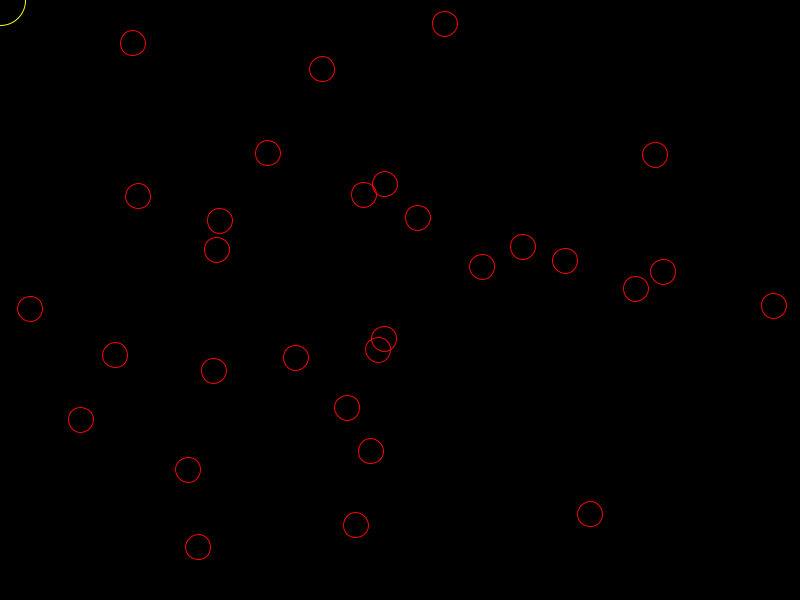
Frame 1 (no input)
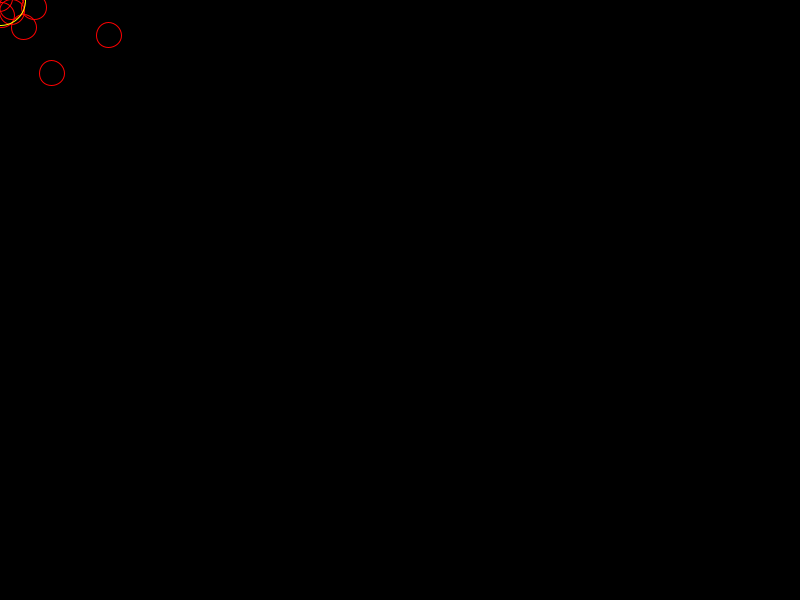
Frame 60 (the mouse pressed at the canvas centre just before this capture)
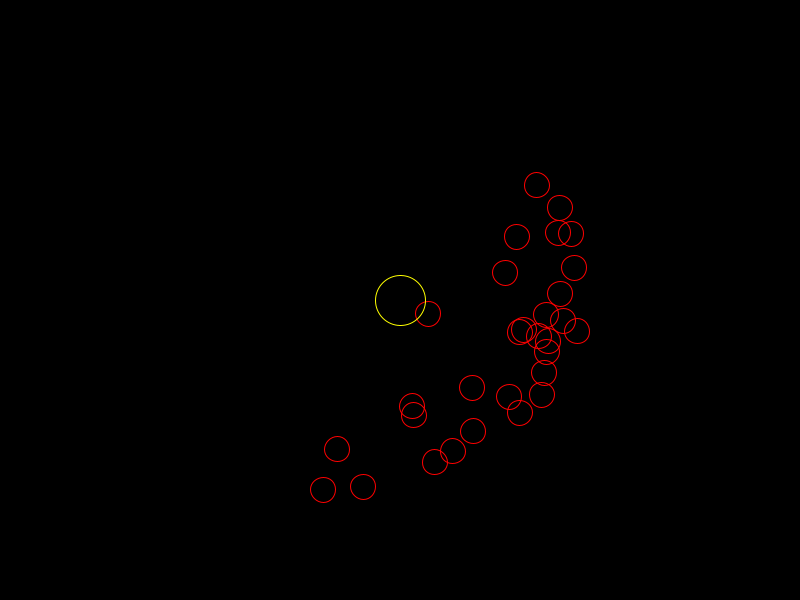
Frame 120 (the mouse held since frame 60 and released just before this capture)

The Processing sketch that drew these frames (run headless with seeded random() and noise(); from frame 60 on, the mouse is pressed at the canvas centre):

// Processing sketch: AtracaoGravitacional
// ── AtracaoGravitacional.pde
Atraction[] corpos;

void setup(){
  size(800, 600);
  corpos = new Atraction[30];
  for(int i=0; i < corpos.length; i++){
    corpos[i] = new Atraction(width/random(1, 4) + i*10*random(-1, 1), height/random(1, 4) + i*10*random(-1, 1));
  }
}

void draw(){
  background(0);
  for(Atraction c : corpos){
    for(Atraction c2 : corpos){
      c.atract(c2.position);
    }
    c.update();
    c.display();
  }
  stroke(255, 255, 0);
  ellipse(mouseX, mouseY, 50, 50);
}

// ── Atraction.pde
class Atraction{
  PVector position;
  PVector velocity;
  PVector acceleration;
  
  Atraction(float X, float Y){
    this.position = new PVector(X, Y);
    this.velocity = new PVector(0, 0);
    this.acceleration = new PVector(0, 0);
  }
  
  void display(){
    noFill();
    stroke(255, 0, 0);
    ellipse(this.position.x, this.position.y, 25, 25);
  }
  
  void atract(PVector corpo){
    this.acceleration.x += 0.5*(corpo.x - this.position.x);
    this.acceleration.y += 0.5*(corpo.y - this.position.y);
  }
  
  void update(){
    PVector star = new PVector(mouseX, mouseY);
    star.sub(this.position);
    this.acceleration = star;
    this.acceleration.setMag(5);
    this.velocity.add(this.acceleration);
    this.velocity.limit(40);
    this.position.add(this.velocity);
  }
  
  
}
